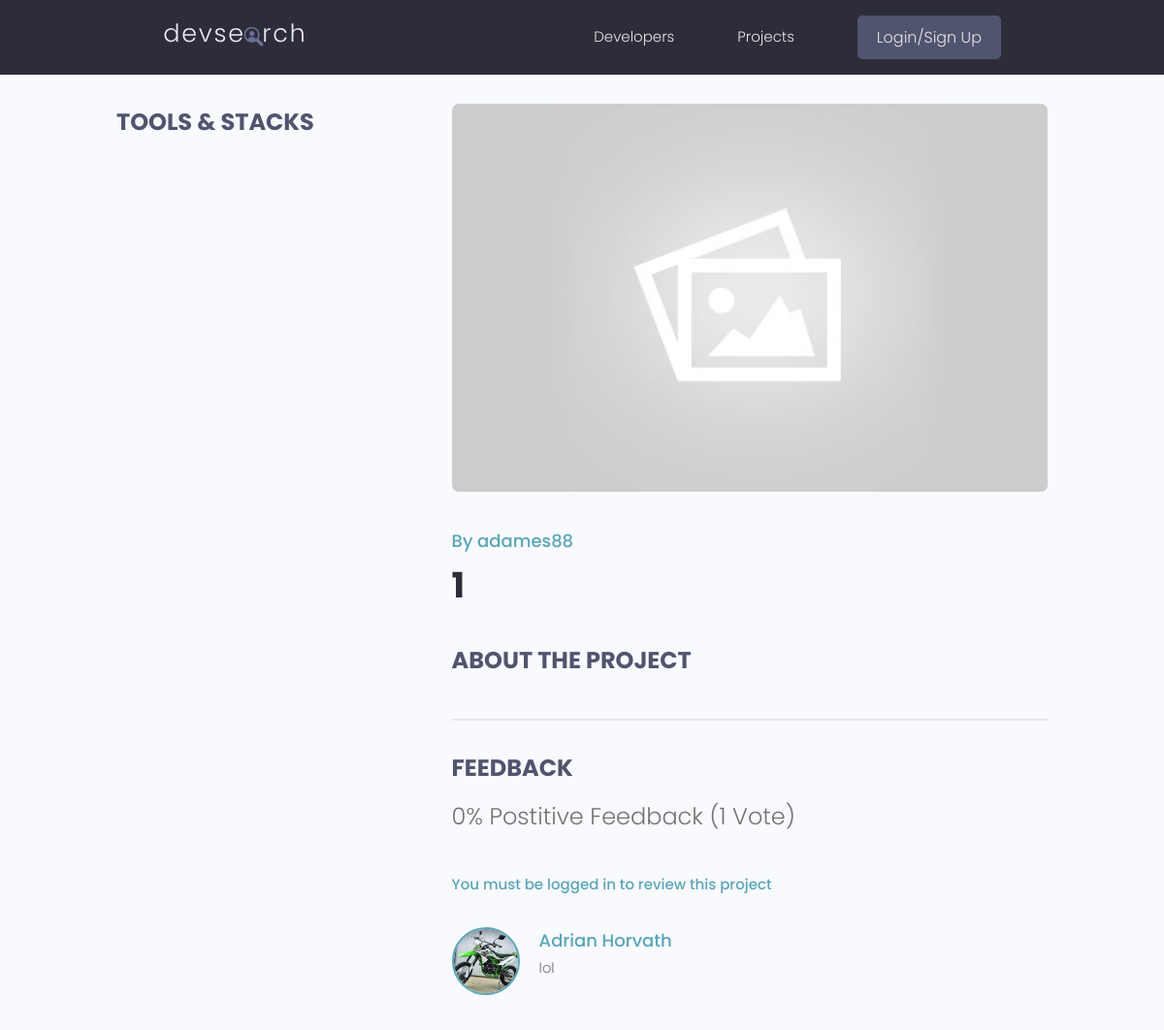
The app's page /projects/project/f76dbda4-51f5-4e51-a512-c2ed0e03050e/, older data.
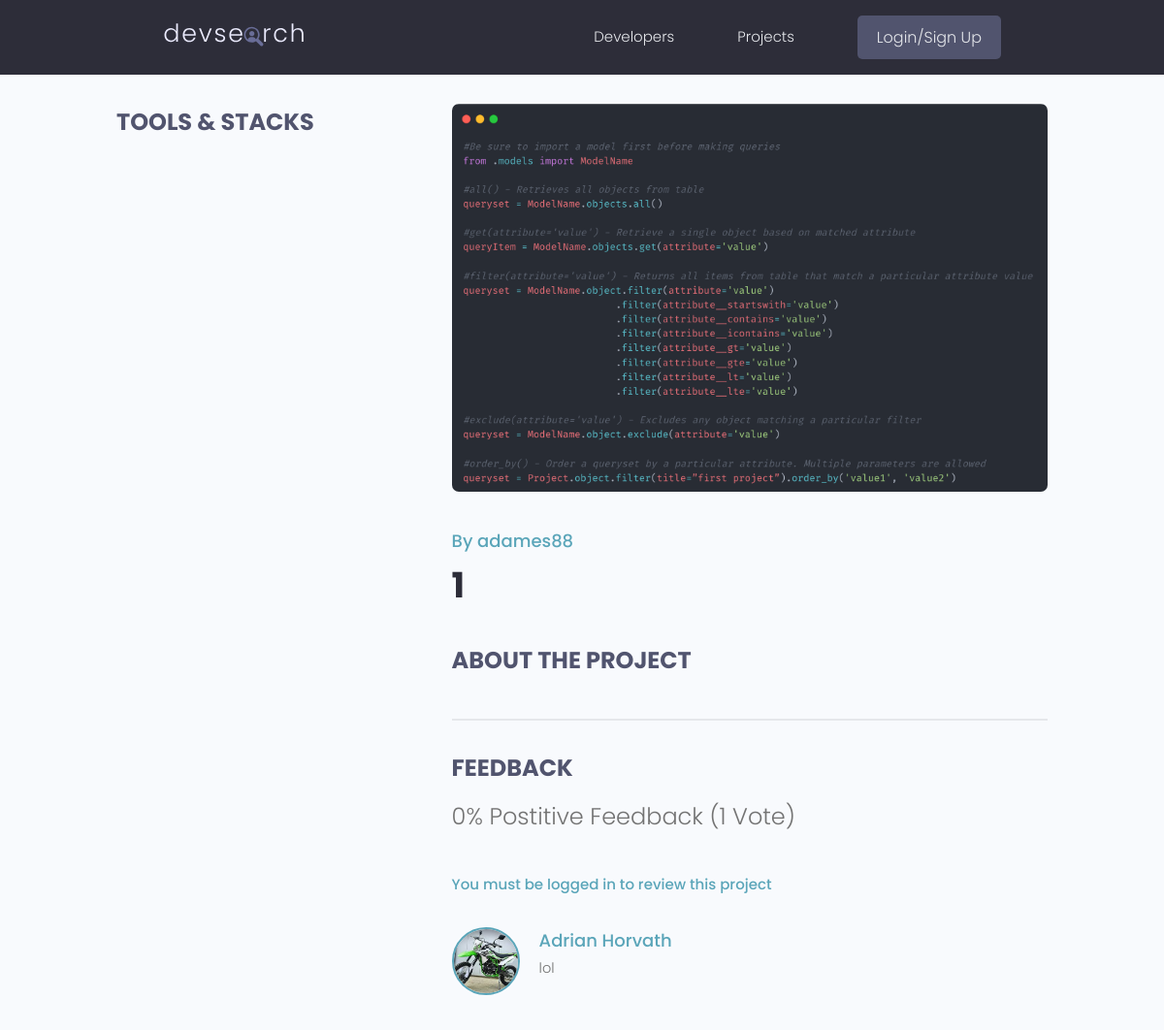
The same page, newer data.
### projects/models.py (models this page shows, shortened)
class Project(models.Model):
    id = models.UUIDField(default=uuid.uuid4, unique=True,
    primary_key=True, editable=False)
    owner = models.ForeignKey(Profile, on_delete=models.CASCADE,null=True,blank=True)
    title = models.CharField(max_length=200)
    description = models.TextField(null=True, blank=True)
    featured_image = models.ImageField(null=False,blank=False, default="default.jpg")
    demo_link = models.CharField(max_length=2000,null=True,blank=True)
    source_link = models.CharField(max_length=2000,null=True,blank=True)
    tags = models.ManyToManyField("Tag",blank=True )
    vote_total = models.IntegerField(default=0, null=True,blank=True)
    vote_ratio = models.IntegerField(default=0, null=True,blank=True)
    created = models.DateTimeField(auto_now_add=True)
    updated = models.DateTimeField(auto_now=True)
    class Meta:
        ordering = ["-vote_ratio","-vote_total", "title"]
    @property
    def reviewers(self):
        queryset = self.review_set.all().values_list("owner_id", flat=True)
        return queryset

### users/models.py (models this page shows)
class Profile(models.Model):
    id = models.UUIDField(default=uuid.uuid4, unique=True,
    primary_key=True, editable=False)
    user = models.OneToOneField(User, on_delete=models.CASCADE, null=True,blank=True)
    name = models.CharField(max_length=200, blank=True, null=True)
    username = models.CharField(max_length=200, blank=True, null=True)
    location = models.CharField(max_length=200, blank=True, null=True)
    email = models.EmailField(max_length=300, null= True, blank=True)
    short_info = models.CharField(max_length=200, blank=True, null=True)
    bio = models.TextField(blank=True, null=True)
    profile_image = models.ImageField(blank=False, null=False, upload_to="profiles/", default="profiles/user-default.png")
    social_github = models.CharField(max_length=200, blank=True, null=True)
    social_twitter = models.CharField(max_length=200, blank=True, null=True)
    social_linkedin = models.CharField(max_length=200, blank=True, null=True)
    social_youtube = models.CharField(max_length=200, blank=True, null=True)
    social_website = models.CharField(max_length=200, blank=True, null=True)
    social_stackoverflow = models.CharField(max_length=200, blank=True, null=True)
    created = models.DateTimeField(auto_now_add=True)
    class Meta:
        ordering = ["-created"]
    def __str__(self):
        return str(self.username)

### projects/views.py (the view)
# urls.py: path('project/<str:pk>/', views.project,name="project"),
def project(request, pk):
    project = Project.objects.get(id=pk)
    form = ReviewForm()
    try:
        if request.method == "POST":
            form = ReviewForm(request.POST)
            if form.is_valid():
                review = form.save(commit=False)
                review.owner = request.user.profile
                review.project = project
                review.save()
                project.get_vote_count
                messages.success(request, "Your review was created")
                return redirect("project", pk=project.id)
    except:
        messages.error(request, "You already review this project")
    context = {"project":project, "form":form}
    return render(request, "projects/project.html", context)

### projects/templates/projects/project.html (shortened to what this page needs)
{% extends 'main.html' %}
{% block content %}
<main class="singleProject my-md">
    <div class="container">
        <div class="layout">
            <div class="column column--1of3">
                <h3 class="singleProject__subtitle">Tools & Stacks</h3>
            </div>
            <div class="column column--2of3">
                <img class="singleProject__preview" src="{{ project.featured_image.url }}" alt="portfolio thumbnail" />
                <a href="{% url 'profile' project.owner.id %}" class="singleProject__developer">By {{ project.owner }}</a>
                <h2 class="singleProject__title">{{ project.title }}</h2>
                <h3 class="singleProject__subtitle">About the Project</h3>
                <div class="comments">
                    <h3 class="singleProject__subtitle">Feedback</h3>
                    <h5 class="project--rating">
                        {{ project.vote_ratio }}% Postitive Feedback ({{ project.vote_total }} Vote{{ project.vote_total|pluralize:"s" }})
                    </h5>
                    {% if request.user.profile.id in project.reviewers  %}
                        <p>You already reviewed this project</p>
                    {% elif request.user.profile == project.owner %}
                        <p>You cannot review your project</p>
                    {% else %}
                        <a href="{% url 'login' %}?next={{request.path}}"> You must be logged in to review this project </a>
                    {% endif %}
                    <div class="commentList">
                        {% for review in project.review_set.all %}
                        {% if review.body %}
                        <div class="comment">
                            <a href="{% url 'profile' review.owner.id %}">
                                <img class="avatar avatar--md"
                                    src="{{ review.owner.profile_image.url }}"
                                    alt="user" />
                            </a>
                            <div class="comment__details">
                                <a href="{% url 'profile' review.owner.id %}" class="comment__author">{{ review.owner.name }}</a>
                                <p class="comment__info">{{ review.body | linebreaksbr }}</p>
                            </div>
                        </div>
                        {% endif %}
                        {% endfor %}
                </div>
            </div>
        </div>
    </div>
    </div>
</main>
{% endblock %}

Row changes from the older to the newer data that the page shows:
changed Project "adames88": featured_image: picture added in place of a placeholder
